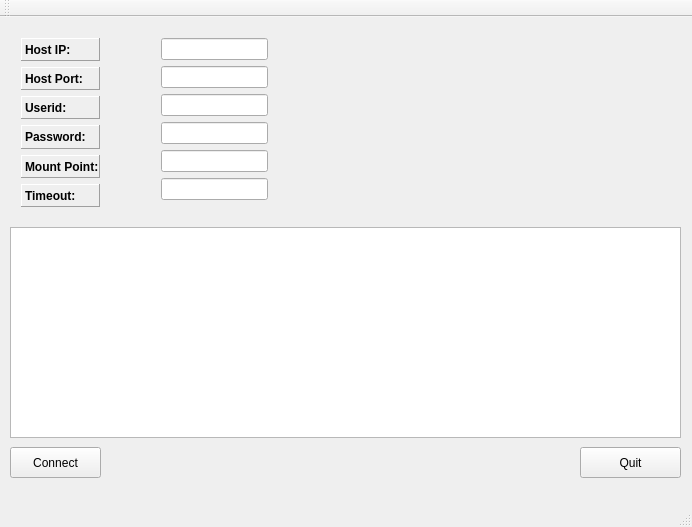
<?xml version="1.0" encoding="UTF-8"?>
<ui version="4.0">
 <class>MainWindow</class>
 <widget class="QMainWindow" name="MainWindow">
  <property name="geometry">
   <rect>
    <x>0</x>
    <y>0</y>
    <width>692</width>
    <height>527</height>
   </rect>
  </property>
  <property name="windowTitle">
   <string>MainWindow</string>
  </property>
  <widget class="QWidget" name="centralWidget">
   <widget class="QTextBrowser" name="tbDataFeed">
    <property name="geometry">
     <rect>
      <x>10</x>
      <y>210</y>
      <width>671</width>
      <height>211</height>
     </rect>
    </property>
   </widget>
   <widget class="QPushButton" name="pbConnect">
    <property name="geometry">
     <rect>
      <x>10</x>
      <y>430</y>
      <width>91</width>
      <height>31</height>
     </rect>
    </property>
    <property name="text">
     <string>Connect</string>
    </property>
   </widget>
   <widget class="QPushButton" name="pbQuit">
    <property name="geometry">
     <rect>
      <x>580</x>
      <y>430</y>
      <width>101</width>
      <height>31</height>
     </rect>
    </property>
    <property name="text">
     <string>Quit</string>
    </property>
   </widget>
   <widget class="QWidget" name="layoutWidget">
    <property name="geometry">
     <rect>
      <x>150</x>
      <y>10</y>
      <width>129</width>
      <height>188</height>
     </rect>
    </property>
    <layout class="QVBoxLayout" name="verticalLayout">
     <item>
      <widget class="QLineEdit" name="leHostIP"/>
     </item>
     <item>
      <widget class="QLineEdit" name="leHostPort"/>
     </item>
     <item>
      <widget class="QLineEdit" name="leUserid"/>
     </item>
     <item>
      <widget class="QLineEdit" name="lePassword"/>
     </item>
     <item>
      <widget class="QLineEdit" name="leMount"/>
     </item>
     <item>
      <widget class="QLineEdit" name="leTimeout"/>
     </item>
    </layout>
   </widget>
   <widget class="QWidget" name="layoutWidget">
    <property name="geometry">
     <rect>
      <x>10</x>
      <y>10</y>
      <width>101</width>
      <height>191</height>
     </rect>
    </property>
    <layout class="QVBoxLayout" name="verticalLayout_2">
     <item>
      <widget class="QLabel" name="labelIP">
       <property name="font">
        <font>
         <weight>75</weight>
         <bold>true</bold>
        </font>
       </property>
       <property name="frameShape">
        <enum>QFrame::Panel</enum>
       </property>
       <property name="frameShadow">
        <enum>QFrame::Raised</enum>
       </property>
       <property name="text">
        <string>Host IP:</string>
       </property>
      </widget>
     </item>
     <item>
      <widget class="QLabel" name="labelPort">
       <property name="font">
        <font>
         <weight>75</weight>
         <bold>true</bold>
        </font>
       </property>
       <property name="frameShape">
        <enum>QFrame::Panel</enum>
       </property>
       <property name="frameShadow">
        <enum>QFrame::Raised</enum>
       </property>
       <property name="text">
        <string>Host Port:</string>
       </property>
      </widget>
     </item>
     <item>
      <widget class="QLabel" name="labelID">
       <property name="font">
        <font>
         <weight>75</weight>
         <bold>true</bold>
        </font>
       </property>
       <property name="frameShape">
        <enum>QFrame::Panel</enum>
       </property>
       <property name="frameShadow">
        <enum>QFrame::Raised</enum>
       </property>
       <property name="text">
        <string>Userid:</string>
       </property>
      </widget>
     </item>
     <item>
      <widget class="QLabel" name="labelPW">
       <property name="font">
        <font>
         <weight>75</weight>
         <bold>true</bold>
        </font>
       </property>
       <property name="frameShape">
        <enum>QFrame::Panel</enum>
       </property>
       <property name="frameShadow">
        <enum>QFrame::Raised</enum>
       </property>
       <property name="text">
        <string>Password:</string>
       </property>
      </widget>
     </item>
     <item>
      <widget class="QLabel" name="labelMountPt">
       <property name="font">
        <font>
         <weight>75</weight>
         <bold>true</bold>
        </font>
       </property>
       <property name="frameShape">
        <enum>QFrame::Panel</enum>
       </property>
       <property name="frameShadow">
        <enum>QFrame::Raised</enum>
       </property>
       <property name="text">
        <string>Mount Point:</string>
       </property>
      </widget>
     </item>
     <item>
      <widget class="QLabel" name="labelTimeout">
       <property name="font">
        <font>
         <weight>75</weight>
         <bold>true</bold>
        </font>
       </property>
       <property name="frameShape">
        <enum>QFrame::Panel</enum>
       </property>
       <property name="frameShadow">
        <enum>QFrame::Raised</enum>
       </property>
       <property name="text">
        <string>Timeout:</string>
       </property>
      </widget>
     </item>
    </layout>
   </widget>
  </widget>
  <widget class="QMenuBar" name="menuBar">
   <property name="geometry">
    <rect>
     <x>0</x>
     <y>0</y>
     <width>692</width>
     <height>24</height>
    </rect>
   </property>
  </widget>
  <widget class="QToolBar" name="mainToolBar">
   <attribute name="toolBarArea">
    <enum>TopToolBarArea</enum>
   </attribute>
   <attribute name="toolBarBreak">
    <bool>false</bool>
   </attribute>
  </widget>
  <widget class="QStatusBar" name="statusBar"/>
 </widget>
 <layoutdefault spacing="6" margin="11"/>
 <tabstops>
  <tabstop>leHostIP</tabstop>
  <tabstop>leHostPort</tabstop>
  <tabstop>leUserid</tabstop>
  <tabstop>lePassword</tabstop>
  <tabstop>leMount</tabstop>
  <tabstop>leTimeout</tabstop>
  <tabstop>pbConnect</tabstop>
  <tabstop>pbQuit</tabstop>
  <tabstop>tbDataFeed</tabstop>
 </tabstops>
 <resources/>
 <connections/>
</ui>
